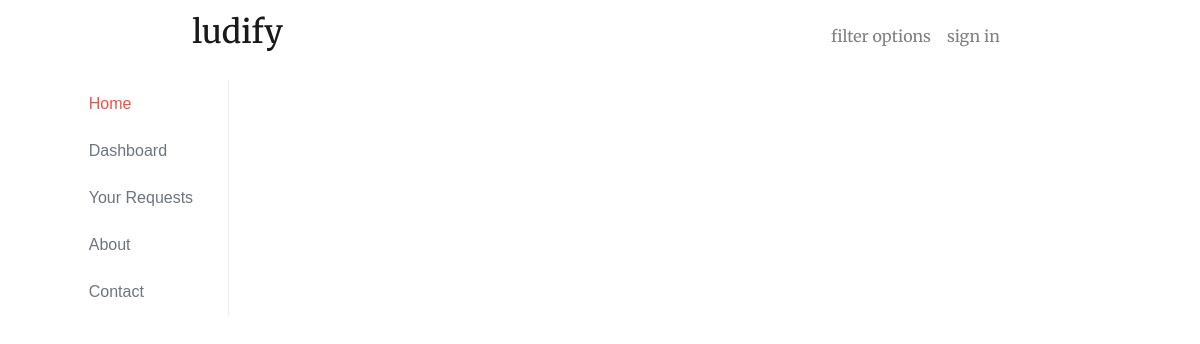
Before: / with the older database file.
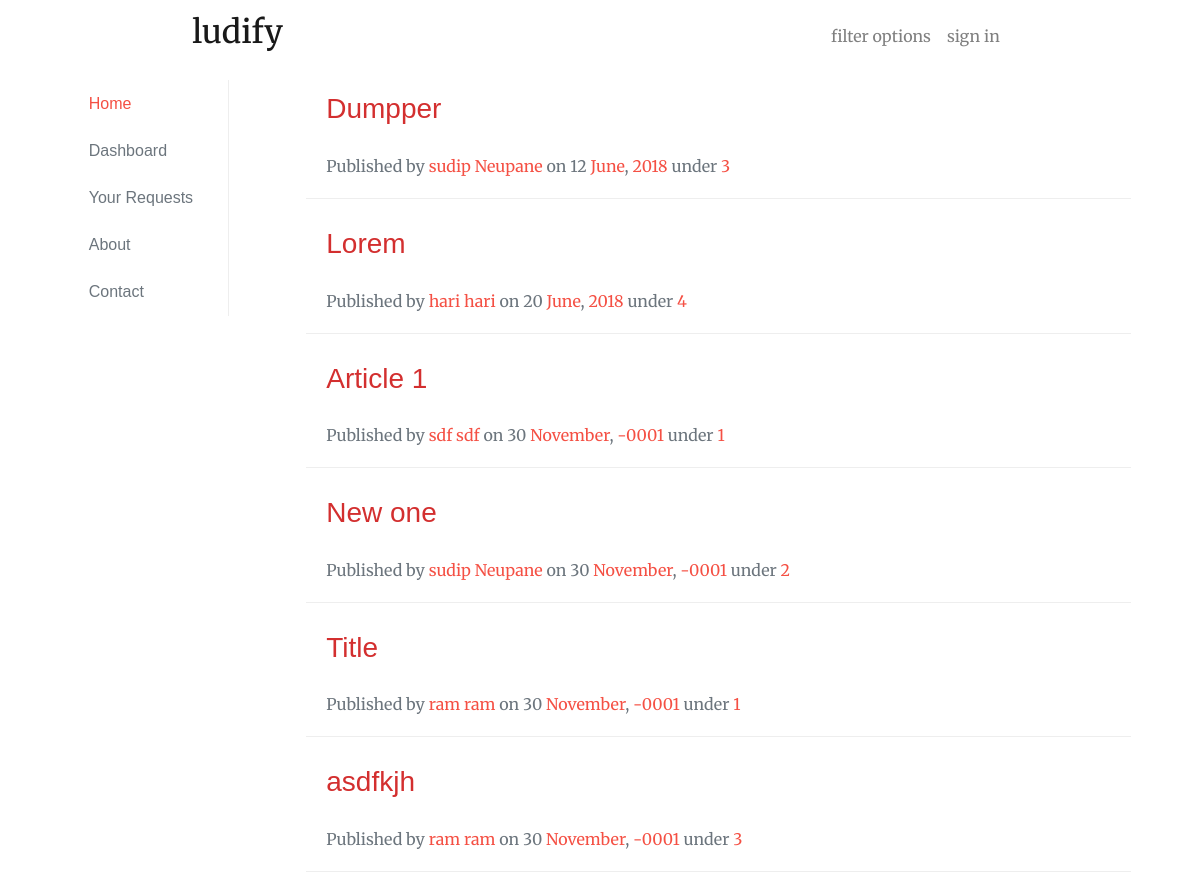
After: the same page with the newer database file.
### tables this page shows
CREATE TABLE `articles` (
  `article_id` int(11) NOT NULL,
  `article_title` varchar(100) DEFAULT NULL,
  `article_body` text,
  `file_id` int(11) DEFAULT NULL,
  `author_id` int(11) DEFAULT NULL,
  `article_category` varchar(50) NOT NULL,
  `date_of_upload` date NOT NULL
);

CREATE TABLE `users` (
  `user_id` int(11) NOT NULL,
  `first_name` varchar(50) NOT NULL,
  `last_name` varchar(50) NOT NULL,
  `email` varchar(100) NOT NULL,
  `password` varchar(100) NOT NULL,
  `hash` varchar(32) NOT NULL,
  `active` tinyint(1) NOT NULL,
  `loggedin` int(11) NOT NULL,
  `avatar` varchar(600) NOT NULL,
  `username` varchar(500) NOT NULL,
  `dob` date NOT NULL,
  `gender` varchar(200) NOT NULL,
  `contact` bigint(10) NOT NULL
);

### database/get_username.php (called while the page is built)
<?php
function GetUsername($conn, $user_id){
	$query = "SELECT * FROM users WHERE user_id = $user_id";
	$result = mysqli_query($conn, $query);
	$row = mysqli_fetch_assoc($result);
	$name =  $row['first_name']." ".$row['last_name'];
	return $name;
}
?>

### index.php (the view, shortened to what this page needs)
<?php include 'partial_upper.php'; ?>
<?php include 'database/get_username.php'; ?>
<div class="container">
	<div class="row">
		<div class="col-md-2 container">
			<div class="card sidebar sidebar-left">
				<ul class="list-group-flush" style="padding:0; margin-bottom: 0;">
					<a href="#" class="list-group-item" style="color:#F44336;opacity: 0.93;">Home</a>
					<a href="#" class="list-group-item text-muted">Dashboard</a>
					<a href="#" class="list-group-item text-muted">Your Requests</a>
					<a href="#" class="list-group-item text-muted">About</a>
					<a href="#" class="list-group-item text-muted">Contact</a>
				</ul>
			</div>
		</div>
		<div class="col-md-9 container main-content">
			<?php
				$sql = "select * from articles";
				$result = mysqli_query($conn,$sql);
				while($row = mysqli_fetch_assoc($result)){
			?>
				<div class="card main-list">
					<div class="card-header">
						<h3><a href="view_article.php?article_id=<?=$row['article_id'] ?>"> <?=$row['article_title'] ?> </a></h3>
					</div>
					<div class="card-body card-meta text-muted">
						Published by  <a href="#"> <?=GetUsername($conn,$row['author_id'])?> </a> on <?=date("d",strtotime($row['date_of_upload']))?> <a href="#"><?=date("F",strtotime($row['date_of_upload']))?></a>, <a href="#"><?=date("Y",strtotime($row['date_of_upload']))?></a>
						under <a href="#"><?=$row['article_category']?></a>
					</div>
				</div>
			<?php
				}
			?>
		</div>
	</div>
</div>
<?php include 'partial_lower.php'; ?>

### partial_upper.php (shortened to what this page needs)
<!DOCTYPE html>
<html>
<?php include 'partial_head.php' ?>
<body>
<div class="container col-sm-12 col-md-12">
<?php include'partial_nav.php'; ?>

### partial_head.php (shortened to what this page needs)
<head>
	<link rel="stylesheet" href="https://maxcdn.bootstrapcdn.com/font-awesome/latest/css/font-awesome.min.css" />
	<link rel="stylesheet" type="text/css" href="assets/css/bootstrap.min.css">
	<link rel="stylesheet" type="text/css" href="assets/css/custom.css">
</head>

### partial_nav.php (shortened to what this page needs)
<div class="container col-md-9">
	<nav class="navbar navbar-light navbar-expand-lg">
	  	<a class="navbar-brand" href="."><h2>ludify</h2></a>
		<div class="collapse navbar-collapse" id="navbarSupportedContent">
			<ul class="nav navbar-nav ml-auto">
				<li class="nav-item">
					<a id="filter-toggle" class="nav-link" href="#"> filter options </a>
				</li>
				<li class="nav-item">
					<a class="nav-link" href="login.php"> sign in </a>
				</li>
			</ul>
		</div>
	</nav>
</div>

### partial_lower.php (shortened to what this page needs)
</div>
</body>
</html>

### assets/css/custom.css (style rules this page uses)
* { font-family: 'Merriweather', 'Times New Roman', serif; }
.navbar { margin-bottom: 8px; }
.card { border-radius: 0; margin-bottom: 16px; }
.main-list { border:none; border-bottom: 1px solid #eee; }
.sidebar-left { border: none; border-right:1px solid #eee; }
.sidebar .list-group-item { font-family: 'Merriweather Sans', sans-serif; border: none; }
.card-header { background-color: transparent; border: none; font-family: 'Merriweather Sans', sans-serif; padding-bottom: 0; }
.card-header a { color:#D32F2F; font-family: 'Merriweather Sans', sans-serif; }
.card-meta a { color: #F44336; opacity: 0.93; }

Changed rows visible on the page:
added articles: article_title "Dumpper", author.last_name "sudip Neupane", date_of_upload "12", date_of_upload "June", date_of_upload "2018", article_category "3"
added articles: article_title "Lorem", author.last_name "hari hari", date_of_upload "20", date_of_upload "June", date_of_upload "2018", article_category "4"
added articles: article_title "Article 1", author.last_name "sdf sdf", date_of_upload "30", date_of_upload "November", date_of_upload "-0001", article_category "1"
added articles: article_title "New one", author.last_name "sudip Neupane", date_of_upload "30", date_of_upload "November", date_of_upload "-0001", article_category "2"
added articles: article_title "Title", author.last_name "ram ram", date_of_upload "30", date_of_upload "November", date_of_upload "-0001", article_category "1"
added articles: article_title "asdfkjh", author.last_name "ram ram", date_of_upload "30", date_of_upload "November", date_of_upload "-0001", article_category "3"
